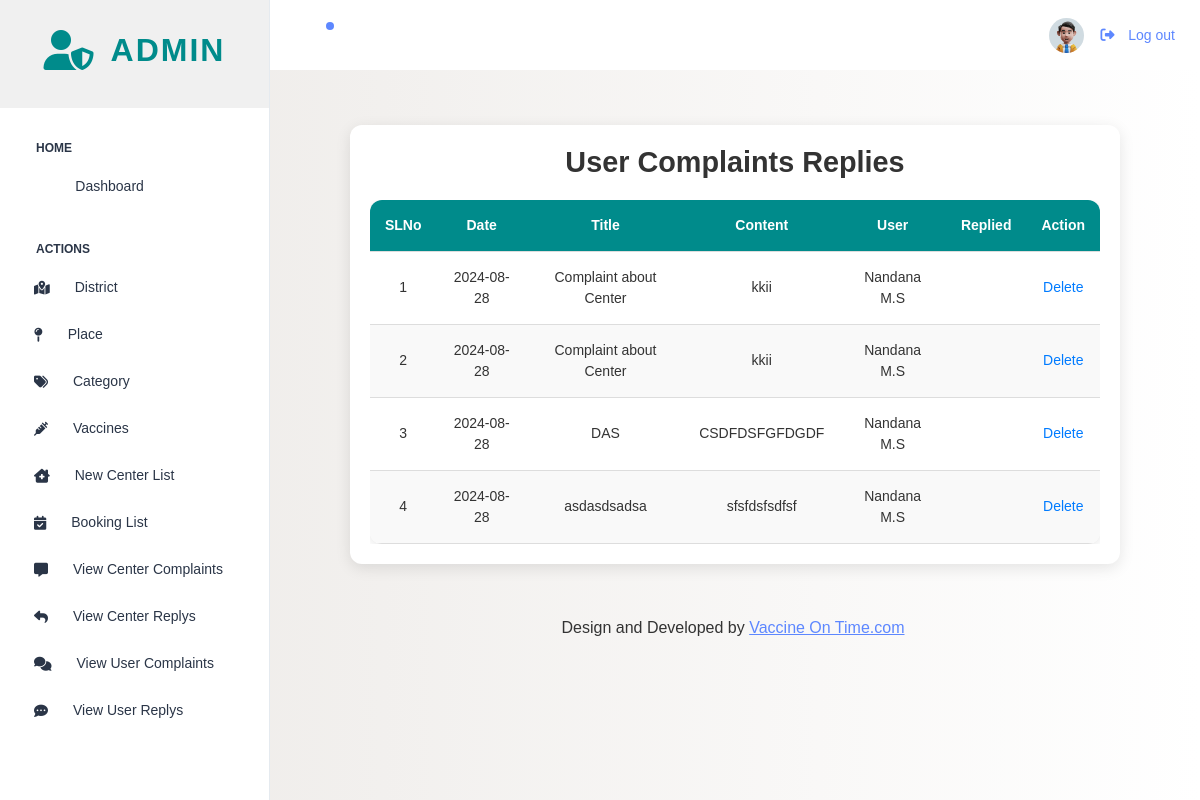
The page /PROJECT/Admin/Viewreplys.php on the database as committed earlier.
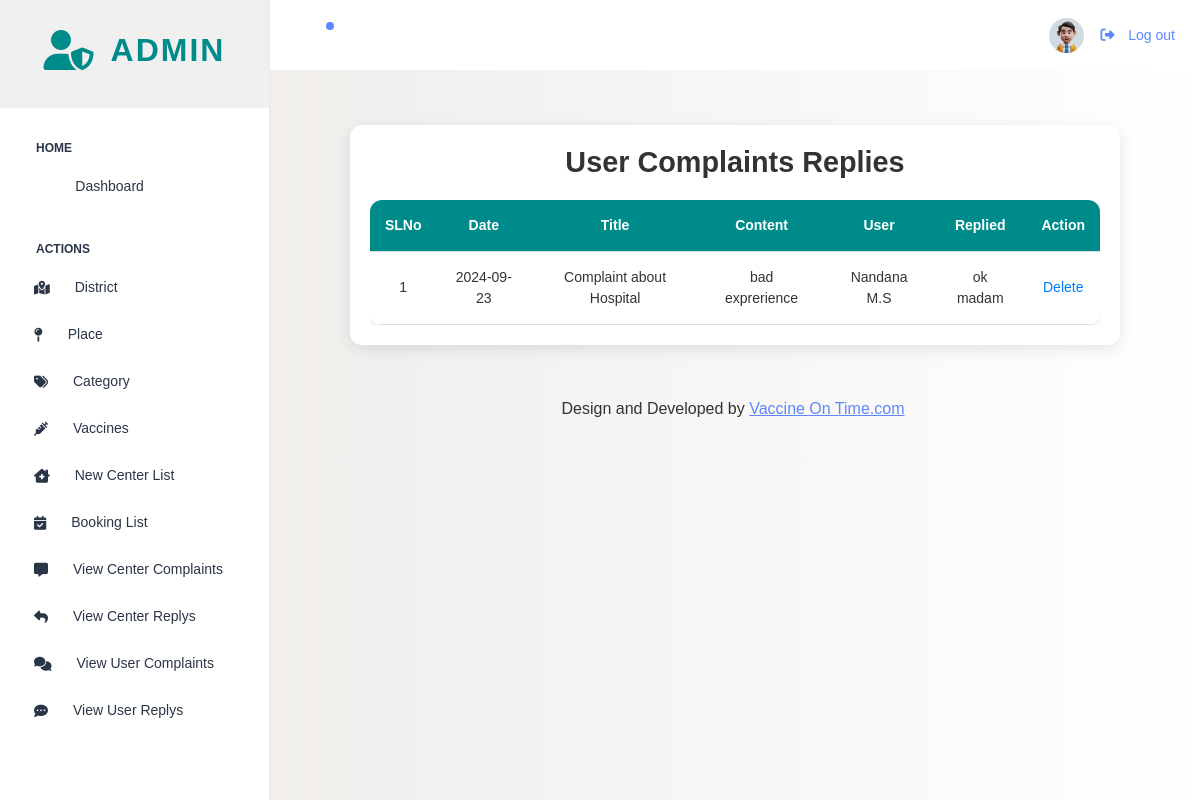
The same page on the database as committed later.
### tables this page shows
CREATE TABLE `tbl_complaint` (
  `complaint_id` int(11) NOT NULL,
  `complaint_title` varchar(50) NOT NULL,
  `complaint_content` varchar(50) NOT NULL,
  `complaint_reply` varchar(50) NOT NULL,
  `complaint_status` int(50) NOT NULL DEFAULT 0,
  `complaint_date` varchar(50) NOT NULL,
  `user_id` int(11) NOT NULL,
  `center_id` int(11) NOT NULL
);

CREATE TABLE `tbl_newuser` (
  `user_id` int(11) NOT NULL,
  `place_id` int(11) NOT NULL,
  `user_name` varchar(50) NOT NULL,
  `user_gender` varchar(50) NOT NULL,
  `user_dob` varchar(50) NOT NULL,
  `user_address` varchar(100) NOT NULL,
  `user_contact` varchar(100) NOT NULL,
  `user_email` varchar(100) NOT NULL,
  `user_password` varchar(100) NOT NULL,
  `user_photo` varchar(500) NOT NULL,
  `user_proof` varchar(100) NOT NULL
);

### PROJECT/Admin/Viewreplys.php (the view, shortened to what this page needs)
<?php
include('../Assets/connection/connection.php');
include('Head.php');
				?>
<!DOCTYPE html>
<html lang="en">
<head>
</head>
<body>
  <div class="container">
    <h2> User Complaints Replies</h2>
    <div class="table-responsive">
      <table class="complaint-table">
        <thead>
          <tr>
            <th>SLNo</th>
            <th>Date</th>
            <th>Title</th>
            <th>Content</th>
            <th>User</th>
            <th>Replied</th>
            <th>Action</th>
          </tr>
        </thead>
        <tbody>
          <?php
          $i = 0;
          $sel = "SELECT * FROM tbl_complaint c INNER JOIN tbl_newuser u ON c.user_id = u.user_id";
          $row = $con->query($sel);
          while ($data = $row->fetch_assoc()) {
              $i++;
              ?>
              <tr>
                <td><?php echo $i ?></td>
                <td><?php echo $data['complaint_date'] ?></td>
                <td><?php echo $data['complaint_title'] ?></td>
                <td><?php echo $data['complaint_content'] ?></td>
                <td><?php echo $data['user_name'] ?></td>
                <td><?php echo $data['complaint_reply'] ?></td>
                <td><a href="Viewreplys.php?delID=<?php echo $data['complaint_id'] ?>">Delete</a></td>
              </tr>
              <?php
          }
          ?>
        </tbody>
      </table>
    </div>
  </div>
  <?php include('Foot.php'); ?>
</body>
</html>

Rows that differ between the two databases and show on the page:
removed tbl_complaint: complaint_date "2024-08-28", complaint_title "Complaint about Center", complaint_content "kkii", user.user_name "Nandana M.S"
removed tbl_complaint: complaint_date "2024-08-28", complaint_title "Complaint about Center", complaint_content "kkii", user.user_name "Nandana M.S"
removed tbl_complaint: complaint_date "2024-08-28", complaint_title "DAS", complaint_content "CSDFDSFGFDGDF", user.user_name "Nandana M.S"
removed tbl_complaint: complaint_date "2024-08-28", complaint_title "asdasdsadsa", complaint_content "sfsfdsfsdfsf", user.user_name "Nandana M.S"
added tbl_complaint: complaint_date "2024-09-23", complaint_title "Complaint about Hospital", complaint_content "bad exprerience", user.user_name "Nandana M.S", complaint_reply "ok madam"
